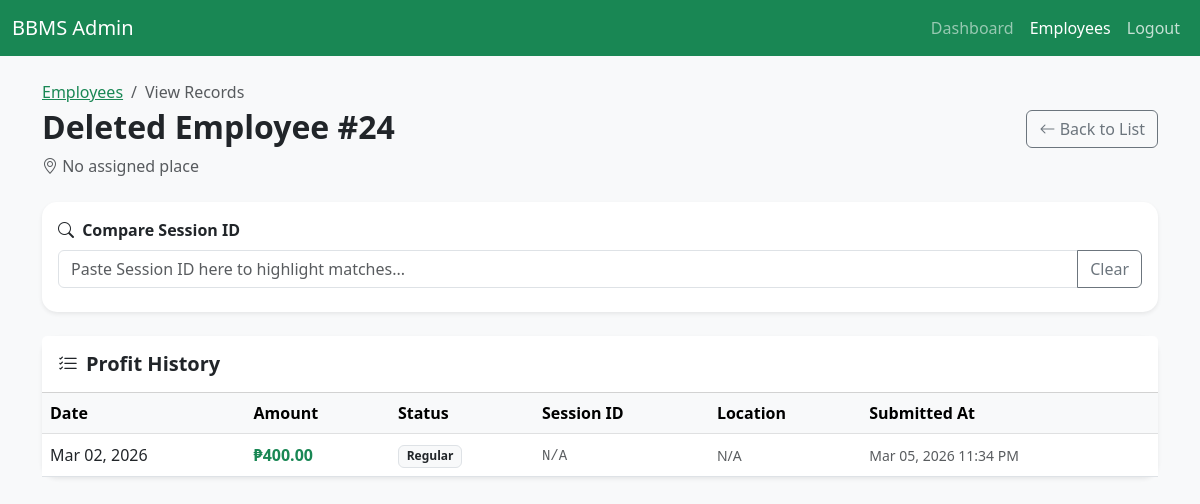
Screenshot of /view_employee_records.php?id=24 (signed in) with the database file from the repository.
### tables this page shows
CREATE TABLE `employees` (
  `id` int(11) NOT NULL,
  `name` varchar(255) NOT NULL,
  `assigned_place` varchar(255) DEFAULT NULL,
  `is_active` tinyint(1) NOT NULL DEFAULT 1,
  `created_at` timestamp NOT NULL DEFAULT current_timestamp()
);

CREATE TABLE `profits` (
  `id` int(11) NOT NULL,
  `employee_id` int(11) DEFAULT NULL,
  `profit_date` date DEFAULT curdate(),
  `amount` decimal(10,2) NOT NULL,
  `is_training` tinyint(1) DEFAULT 0,
  `submitted_at` timestamp NOT NULL DEFAULT current_timestamp(),
  `status` varchar(50) DEFAULT 'Normal',
  `other_status_text` varchar(255) DEFAULT NULL,
  `session_id` varchar(255) DEFAULT NULL,
  `latitude` decimal(10,7) DEFAULT NULL,
  `longitude` decimal(10,7) DEFAULT NULL
);

### view_employee_records.php (the view, shortened to what this page needs)
<?php
require_once 'db.php';
$employee_id = $_GET['id'] ?? null;
$stmt = $pdo->prepare("SELECT * FROM employees WHERE id = ?");
$stmt->execute([$employee_id]);
$employee = $stmt->fetch();
$stmt = $pdo->prepare("
    SELECT * FROM profits
    WHERE employee_id = ?
    ORDER BY profit_date DESC, submitted_at DESC
");
$stmt->execute([$employee_id]);
$records = $stmt->fetchAll();
?>
<!DOCTYPE html>
<html lang="en">
<head>
    <link href="https://cdn.jsdelivr.net/npm/bootstrap@5.3.0/dist/css/bootstrap.min.css" rel="stylesheet">
    <link rel="stylesheet" href="https://cdn.jsdelivr.net/npm/bootstrap-icons@1.11.1/font/bootstrap-icons.css">
</head>
<body>
<nav class="navbar navbar-expand-lg navbar-dark bg-success">
    <div class="container-fluid">
        <a class="navbar-brand" href="dashboard.php">BBMS Admin</a>
        <div class="collapse navbar-collapse">
            <div class="navbar-nav ms-auto">
                <a class="nav-link" href="dashboard.php">Dashboard</a>
                <a class="nav-link active" href="manage_employees.php">Employees</a>
                <a class="nav-link text-white opacity-75" href="logout.php">Logout</a>
            </div>
        </div>
    </div>
</nav>
<div class="container mt-4">
    <div class="d-flex justify-content-between align-items-center mb-4">
        <div>
            <nav aria-label="breadcrumb">
                <ol class="breadcrumb mb-1">
                    <li class="breadcrumb-item"><a href="manage_employees.php" class="text-success">Employees</a></li>
                    <li class="breadcrumb-item active">View Records</li>
                </ol>
            </nav>
            <h2 class="fw-bold"><?php echo htmlspecialchars($employee['name']); ?></h2>
            <p class="text-muted mb-0"><i class="bi bi-geo-alt"></i> <?php echo htmlspecialchars($employee['assigned_place'] ?? 'No assigned place'); ?></p>
        </div>
        <a href="manage_employees.php" class="btn btn-outline-secondary">
            <i class="bi bi-arrow-left"></i> Back to List
        </a>
    </div>
    <div class="card shadow-sm mb-4">
        <div class="card-body">
            <label class="form-label fw-bold"><i class="bi bi-search me-1"></i> Compare Session ID</label>
            <div class="input-group">
                <input type="text" id="compareIdInput" class="form-control" placeholder="Paste Session ID here to highlight matches...">
                <button class="btn btn-outline-secondary" type="button" onclick="clearCompare()">Clear</button>
            </div>
        </div>
    </div>
    <div class="card shadow-sm">
        <div class="card-header bg-white py-3">
            <h5 class="mb-0 fw-bold"><i class="bi bi-list-check me-2"></i>Profit History</h5>
        </div>
        <div class="table-responsive">
            <table class="table table-hover align-middle mb-0">
                <thead class="table-light">
                    <tr>
                        <th>Date</th>
                        <th>Amount</th>
                        <th>Status</th>
                        <th>Session ID</th>
                        <th>Location</th>
                        <th>Submitted At</th>
                    </tr>
                </thead>
                <tbody>
                    <?php if (count($records) > 0): ?>
                        <?php foreach ($records as $row): ?>
                        <tr>
                            <td><?php echo date('M d, Y', strtotime($row['profit_date'])); ?></td>
                            <td class="fw-bold text-success">₱<?php echo number_format($row['amount'], 2); ?></td>
                            <td>
                                <span class="badge bg-light text-dark border">
                                    <?php
                                        echo htmlspecialchars($row['status']);
                                    ?>
                                </span>
                            </td>
                            <td>
                                <small class="text-muted font-monospace session-id-cell"><?php echo htmlspecialchars($row['session_id'] ?? 'N/A'); ?></small>
                            </td>
                            <td>
                                <?php
                                    $lat = $row['latitude'] ?? null;
                                    $lng = $row['longitude'] ?? null;
                                    $hasLoc = ($lat !== null && $lat !== '' && $lng !== null && $lng !== '');
                                    $label = $hasLoc ? (intval(round((float)$lat)) . ',' . intval(round((float)$lng))) : 'N/A';
                                ?>
                                <?php if ($hasLoc): ?>
                                    <button
                                        type="button"
                                        class="btn btn-sm btn-outline-success location-btn"
                                        data-lat="<?php echo htmlspecialchars((string)$lat); ?>"
                                        data-lng="<?php echo htmlspecialchars((string)$lng); ?>"
                                        data-bs-toggle="modal"
                                        data-bs-target="#locationModal"
                                    >
                                        <?php echo htmlspecialchars($label); ?>
                                    </button>
                                <?php else: ?>
                                    <small class="text-muted">N/A</small>
                                <?php endif; ?>
                            </td>
                            <td>
                                <small class="text-muted">
                                    <?php echo $row['submitted_at'] ? date('M d, Y g:i A', strtotime($row['submitted_at'])) : 'N/A'; ?>
                                </small>
                            </td>
                        </tr>
                        <?php endforeach; ?>
                    <?php else: ?>
                        <tr>
                            <td colspan="6" class="text-center py-4 text-muted">No records found for this employee.</td>
                        </tr>
                    <?php endif; ?>
                </tbody>
            </table>
        </div>
    </div>
</div>
</body>
</html>

### view_employee_records.php (style rules this page uses)
body { background-color: #f8f9fa; }
.card { border-radius: 15px; border: none; }

### rows the page displays
employees: name "Deleted Employee #24", assigned_place "No assigned place"
profits: profit_date "Mar 02, 2026", amount "400.00", status "Regular", session "N/A", submitted_at "Mar 05, 2026 11:34 PM"
